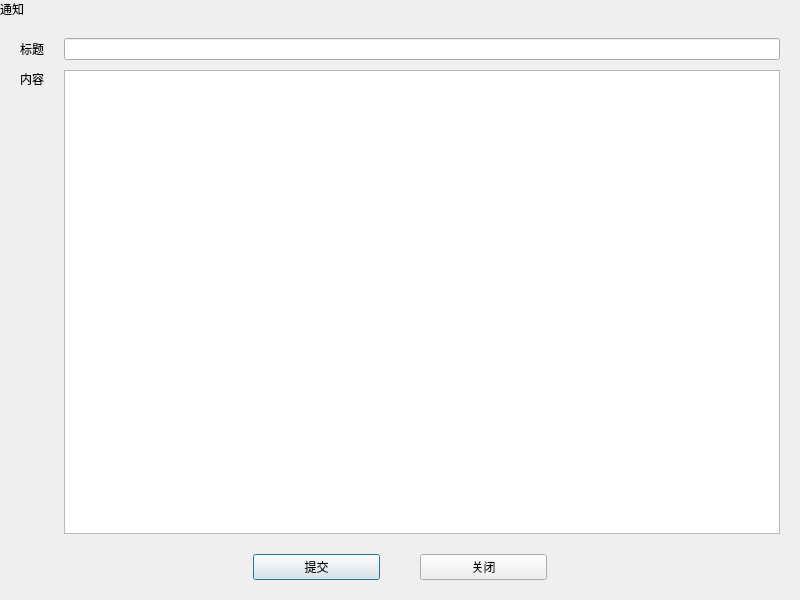
<?xml version="1.0" encoding="UTF-8"?>
<ui version="4.0">
 <class>NoticeAdd</class>
 <widget class="QDialog" name="NoticeAdd">
  <property name="geometry">
   <rect>
    <x>0</x>
    <y>0</y>
    <width>800</width>
    <height>600</height>
   </rect>
  </property>
  <property name="windowTitle">
   <string>Dialog</string>
  </property>
  <layout class="QVBoxLayout" name="verticalLayout">
   <property name="spacing">
    <number>0</number>
   </property>
   <property name="leftMargin">
    <number>0</number>
   </property>
   <property name="topMargin">
    <number>0</number>
   </property>
   <property name="rightMargin">
    <number>0</number>
   </property>
   <property name="bottomMargin">
    <number>20</number>
   </property>
   <item>
    <widget class="QLabel" name="labFormTitle">
     <property name="text">
      <string>通知</string>
     </property>
    </widget>
   </item>
   <item>
    <layout class="QGridLayout" name="gridLayout">
     <property name="leftMargin">
      <number>20</number>
     </property>
     <property name="topMargin">
      <number>20</number>
     </property>
     <property name="rightMargin">
      <number>20</number>
     </property>
     <property name="bottomMargin">
      <number>20</number>
     </property>
     <property name="horizontalSpacing">
      <number>20</number>
     </property>
     <property name="verticalSpacing">
      <number>10</number>
     </property>
     <item row="0" column="0">
      <widget class="QLabel" name="labTitle">
       <property name="text">
        <string>标题</string>
       </property>
      </widget>
     </item>
     <item row="0" column="1">
      <widget class="QLineEdit" name="leTitle"/>
     </item>
     <item row="1" column="0">
      <widget class="QLabel" name="labContent">
       <property name="text">
        <string>内容</string>
       </property>
       <property name="alignment">
        <set>Qt::AlignLeading|Qt::AlignLeft|Qt::AlignTop</set>
       </property>
      </widget>
     </item>
     <item row="1" column="1">
      <widget class="QTextEdit" name="teContent"/>
     </item>
    </layout>
   </item>
   <item>
    <layout class="QHBoxLayout" name="horizontalLayout" stretch="2,1,0,1,2">
     <item>
      <spacer name="horizontalSpacer_2">
       <property name="orientation">
        <enum>Qt::Horizontal</enum>
       </property>
       <property name="sizeHint" stdset="0">
        <size>
         <width>40</width>
         <height>20</height>
        </size>
       </property>
      </spacer>
     </item>
     <item>
      <widget class="QPushButton" name="btnFormSubmit">
       <property name="text">
        <string>提交</string>
       </property>
      </widget>
     </item>
     <item>
      <spacer name="horizontalSpacer_3">
       <property name="orientation">
        <enum>Qt::Horizontal</enum>
       </property>
       <property name="sizeHint" stdset="0">
        <size>
         <width>40</width>
         <height>20</height>
        </size>
       </property>
      </spacer>
     </item>
     <item>
      <widget class="QPushButton" name="btnFormClose">
       <property name="text">
        <string>关闭</string>
       </property>
      </widget>
     </item>
     <item>
      <spacer name="horizontalSpacer">
       <property name="orientation">
        <enum>Qt::Horizontal</enum>
       </property>
       <property name="sizeHint" stdset="0">
        <size>
         <width>40</width>
         <height>20</height>
        </size>
       </property>
      </spacer>
     </item>
    </layout>
   </item>
  </layout>
 </widget>
 <resources/>
 <connections/>
</ui>
